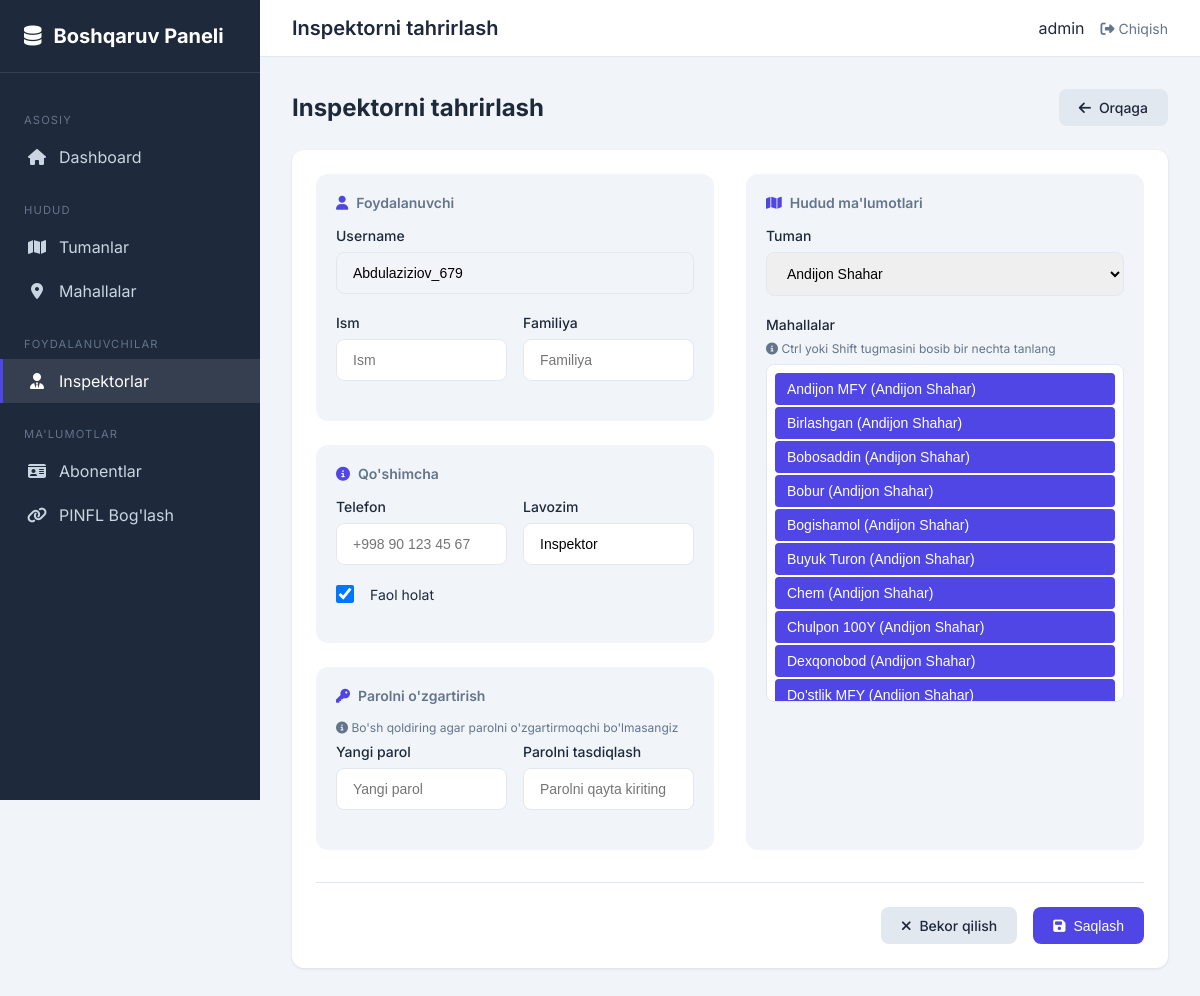
/boshqaruv/inspektorlar/31/edit/ (signed in), run on the app's committed database.
### abonents/models.py (models this page shows, shortened)
class Inspektor(models.Model):
    user = models.OneToOneField(
        'auth.User',
        on_delete=models.CASCADE,
        verbose_name="Foydalanuvchi",
        related_name='inspektor_profile'
    )
    telefon = models.CharField(
        max_length=20,
        verbose_name="Telefon raqami",
        blank=True,
        default=""
    )
    tuman = models.ForeignKey(
        Tuman,
        on_delete=models.SET_NULL,
        null=True,
        blank=True,
        related_name='inspektorlar',
        verbose_name="Tuman"
    )
    mahallalar = models.ManyToManyField(
        Mahalla,
        blank=True,
        related_name='inspektorlar',
        verbose_name="Mahallalar"
    )
    lavozim = models.CharField(
        max_length=100,
        verbose_name="Lavozimi",
        blank=True,
        default="Inspektor"
    )
    is_active = models.BooleanField(
        default=True,
        verbose_name="Faol"
    )
    yaratilgan_vaqt = models.DateTimeField(
        auto_now_add=True,
        verbose_name="Yaratilgan vaqt"
    )
    class Meta:
        verbose_name = "Inspektor"
        verbose_name_plural = "Inspektorlar"
        ordering = ['-id']

class Tuman(models.Model):
    nomi = models.CharField(
        max_length=100,
        unique=True,
        verbose_name="Tuman nomi"
    )
    yaratilgan_vaqt = models.DateTimeField(
        auto_now_add=True,
        verbose_name="Yaratilgan vaqt"
    )
    class Meta:
        verbose_name = "Tuman"
        verbose_name_plural = "Tumanlar"
        ordering = ['nomi']

class Mahalla(models.Model):
    nomi = models.CharField(
        max_length=150,
        verbose_name="Mahalla nomi"
    )
    tuman = models.ForeignKey(
        Tuman,
        on_delete=models.CASCADE,
        related_name='mahallalar',
        verbose_name="Tuman"
    )
    yaratilgan_vaqt = models.DateTimeField(
        auto_now_add=True,
        verbose_name="Yaratilgan vaqt"
    )
    class Meta:
        verbose_name = "Mahalla"
        verbose_name_plural = "Mahallalar"
        ordering = ['tuman', 'nomi']
        unique_together = ['tuman', 'nomi']

### abonents/views.py (the view, shortened to what this page needs)
# urls.py: path('inspektorlar/<int:pk>/edit/', views.admin_inspektor_edit, name='admin-inspektor-edit'),
@admin_required
def admin_inspektor_edit(request, pk):
    inspektor = get_object_or_404(Inspektor, pk=pk)
    return render(request, 'admin_custom/inspektor_form.html', {
        'inspektor': inspektor,
        'tumanlar': Tuman.objects.all(),
        'mahallalar': Mahalla.objects.select_related('tuman').all(),
    })

### templates/admin_custom/inspektor_form.html (shortened to what this page needs)
{% extends "admin_custom/base.html" %}
{% block header_title %}{% if inspektor %}Inspektorni tahrirlash{% else %}Yangi inspektor{% endif %}{% endblock %}
{% block content %}
<div class="page-header">
    <h1 class="page-title">{% if inspektor %}Inspektorni tahrirlash{% else %}Yangi inspektor qo'shish{% endif %}</h1>
    <a href="{% url 'admin-inspektor-list' %}" class="btn btn-secondary">
        <i class="fas fa-arrow-left"></i> Orqaga
    </a>
</div>
<div class="card">
    <div class="card-body">
        <form method="post">
            <div class="form-grid">
                <div class="form-column">
                    <div class="form-section">
                        <h3 class="section-title"><i class="fas fa-user"></i> Foydalanuvchi</h3>
                        {% if not inspektor %}
                        <div class="form-row">
                            <div class="form-group">
                                <label class="form-label" for="id_username">Username *</label>
                                <input type="text" name="username" id="id_username" class="form-control"
                                    value="{{ request.POST.username|default:'' }}" placeholder="login_nomi" required>
                            </div>
                            <div class="form-group">
                                <label class="form-label" for="id_password">Parol *</label>
                                <input type="password" name="password" id="id_password" class="form-control"
                                    placeholder="Parol" required>
                            </div>
                        </div>
                        {% else %}
                        <div class="form-group">
                            <label class="form-label">Username</label>
                            <input type="text" class="form-control" value="{{ inspektor.user.username }}" readonly
                                style="background: var(--bg); cursor: not-allowed;">
                        </div>
                        {% endif %}
                        <div class="form-row">
                            <div class="form-group">
                                <label class="form-label" for="id_first_name">Ism</label>
                                <input type="text" name="first_name" id="id_first_name" class="form-control"
                                    value="{{ inspektor.user.first_name|default:'' }}" placeholder="Ism">
                            </div>
                            <div class="form-group">
                                <label class="form-label" for="id_last_name">Familiya</label>
                                <input type="text" name="last_name" id="id_last_name" class="form-control"
                                    value="{{ inspektor.user.last_name|default:'' }}" placeholder="Familiya">
                            </div>
                        </div>
                    </div>
                    <div class="form-section">
                        <h3 class="section-title"><i class="fas fa-info-circle"></i> Qo'shimcha</h3>
                        <div class="form-row">
                            <div class="form-group">
                                <label class="form-label" for="id_telefon">Telefon</label>
                                <input type="tel" name="telefon" id="id_telefon" class="form-control"
                                    value="{{ inspektor.telefon|default:'' }}" placeholder="+998 90 123 45 67">
                            </div>
                            <div class="form-group">
                                <label class="form-label" for="id_lavozim">Lavozim</label>
                                <input type="text" name="lavozim" id="id_lavozim" class="form-control"
                                    value="{{ inspektor.lavozim|default:'Inspektor' }}" placeholder="Inspektor">
                            </div>
                        </div>
                        <div class="form-group">
                            <label class="checkbox-label">
                                <input type="checkbox" name="is_active" {% if inspektor.is_active or not inspektor %}checked{% endif %}>
                                Faol holat
                            </label>
                        </div>
                    </div>
                    {% if inspektor %}
                    <div class="form-section">
                        <h3 class="section-title"><i class="fas fa-key"></i> Parolni o'zgartirish</h3>
                        <p class="helper-text"><i class="fas fa-info-circle"></i> Bo'sh qoldiring agar parolni
                            o'zgartirmoqchi bo'lmasangiz</p>
                        <div class="form-row">
                            <div class="form-group">
                                <label class="form-label" for="id_new_password">Yangi parol</label>
                                <input type="password" name="new_password" id="id_new_password" class="form-control"
                                    placeholder="Yangi parol">
                            </div>
                            <div class="form-group">
                                <label class="form-label" for="id_confirm_password">Parolni tasdiqlash</label>
                                <input type="password" name="confirm_password" id="id_confirm_password"
                                    class="form-control" placeholder="Parolni qayta kiriting">
                            </div>
                        </div>
                    </div>
                    {% endif %}
                </div>
                <div class="form-column">
                    <div class="form-section hudud-section">
                        <h3 class="section-title"><i class="fas fa-map"></i> Hudud ma'lumotlari</h3>
                        <div class="form-group">
                            <label class="form-label" for="id_tuman">Tuman</label>
                            <select name="tuman" id="id_tuman" class="form-control">
                                {% for tuman in tumanlar %}
                                <option value="{{ tuman.pk }}" {% if inspektor and inspektor.tuman and inspektor.tuman.pk == tuman.pk %}selected{% endif %}>{{ tuman.nomi }}</option>
                                {% endfor %}
                            </select>
                        </div>
                        <div class="form-group">
                            <label class="form-label">Mahallalar</label>
                            <p class="helper-text"><i class="fas fa-info-circle"></i> Ctrl yoki Shift tugmasini bosib
                                bir nechta tanlang</p>
                            <select name="mahallalar" id="id_mahallalar" class="form-control mahalla-select" multiple
                                size="10">
                                {% for mahalla in mahallalar %}
                                <option value="{{ mahalla.pk }}" data-tuman="{{ mahalla.tuman.pk }}" {% if inspektor and mahalla in inspektor.mahallalar.all %}selected{% endif %}>{{ mahalla.nomi }}
                                    ({{mahalla.tuman.nomi }})</option>
                                {% endfor %}
                            </select>
                        </div>
                    </div>
                </div>
            </div>
            <div class="form-actions">
                <a href="{% url 'admin-inspektor-list' %}" class="btn btn-secondary"><i class="fas fa-times"></i> Bekor
                    qilish</a>
                <button type="submit" class="btn btn-primary"><i class="fas fa-save"></i> {% if inspektor %}Saqlash{% else %}Qo'shish{% endif %}</button>
            </div>
        </form>
    </div>
</div>
{% endblock %}

### templates/admin_custom/base.html (shortened to what this page needs)
{% load static %}
<!DOCTYPE html>
<html lang="uz">
<head>
    <link rel="stylesheet" href="https://cdnjs.cloudflare.com/ajax/libs/font-awesome/6.4.0/css/all.min.css">
</head>
<body>
    <div class="layout">
        <aside class="sidebar">
            <div class="sidebar-header">
                <a href="{% url 'custom-admin-dashboard' %}" class="sidebar-logo">
                    <i class="fas fa-database"></i>
                    Boshqaruv Paneli
                </a>
            </div>
            <nav class="sidebar-nav">
                <div class="nav-section">Asosiy</div>
                <a href="{% url 'custom-admin-dashboard' %}"
                    class="nav-link {% if request.resolver_match.url_name == 'custom-admin-dashboard' %}active{% endif %}">
                    <i class="fas fa-home"></i>
                    Dashboard
                </a>
                <div class="nav-section">Hudud</div>
                <a href="{% url 'admin-tuman-list' %}"
                    class="nav-link {% if 'tuman' in request.path %}active{% endif %}">
                    <i class="fas fa-map"></i>
                    Tumanlar
                </a>
                <a href="{% url 'admin-mahalla-list' %}"
                    class="nav-link {% if 'mahalla' in request.path %}active{% endif %}">
                    <i class="fas fa-map-marker-alt"></i>
                    Mahallalar
                </a>
                <div class="nav-section">Foydalanuvchilar</div>
                <a href="{% url 'admin-inspektor-list' %}"
                    class="nav-link {% if 'inspektor' in request.path %}active{% endif %}">
                    <i class="fas fa-user-tie"></i>
                    Inspektorlar
                </a>
                <div class="nav-section">Ma'lumotlar</div>
                <a href="{% url 'admin-abonent-list' %}"
                    class="nav-link {% if 'abonentlar' in request.path %}active{% endif %}">
                    <i class="fas fa-id-card"></i>
                    Abonentlar
                </a>
                <a href="{% url 'admin-pinfl-binding' %}"
                    class="nav-link {% if 'pinfl-boglash' in request.path %}active{% endif %}">
                    <i class="fas fa-link"></i>
                    PINFL Bog'lash
                </a>
            </nav>
        </aside>
        <main class="main-content">
            <header class="header">
                <h1 class="header-title">{% block header_title %}Boshqaruv Paneli{% endblock %}</h1>
                <div class="user-menu">
                    <span>{{ request.user.get_full_name|default:request.user.username }}</span>
                    <a href="{% url 'inspector-logout' %}"><i class="fas fa-sign-out-alt"></i> Chiqish</a>
                </div>
            </header>
            <div class="content">
                {% block content %}{% endblock %}
            </div>
        </main>
    </div>
</body>
</html>

### data on the page
Inspektor: user.username "Abdulaziziov_679", lavozim "Inspektor", is_active "☑", tuman "Andijon Shahar", mahallalar "Andijon MFY (Andijon Shahar) ☑ / Birlashgan (Andijon Shahar) ☑ / Bobosaddin (Andijon Shahar) ☑ / Bobur (Andijon Shahar) ☑ / Bogishamol (Andijon Shahar) ☑ / Buyuk Turon (Andijon Shahar) ☑ / Chem (Andijon Shahar) ☑ / Chulpon 100Y (Andijon Shahar) ☑ / Dexqonobod (Andijon Shahar) ☑"

### other printed values
{{ request.user.get_full_name|default:request.user.username }} "admin"
